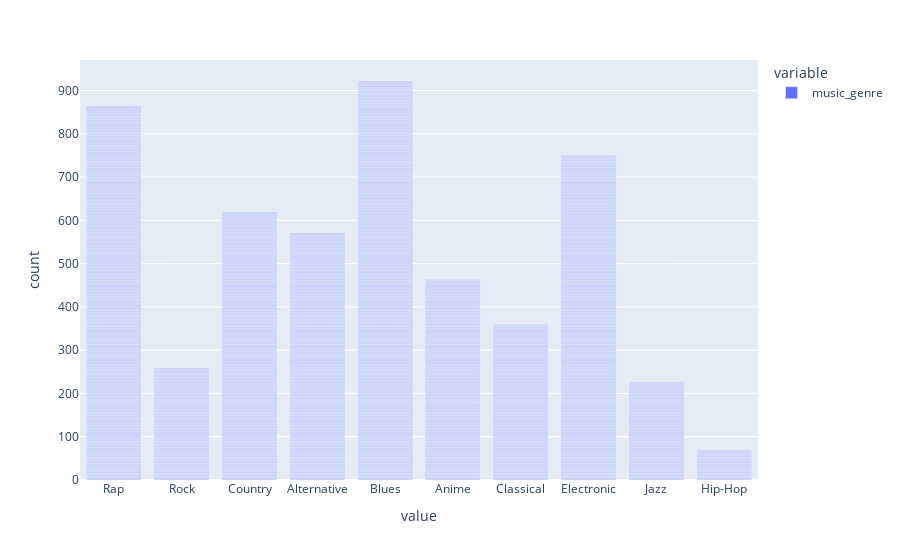

Notebook source saved alongside this figure:
### Code cell
px.bar(prediction['music_genre']) # 0.47 на каггле, больше всего блюза, ну да ладно

### Figure 1 — Plotly figure (JSON) as saved in the notebook; plotly's stock layout.template omitted (floating-point values rounded to 4 significant figures; data arrays with more than 128 entries replaced by an {"elided": "..."} marker saying what was removed)
{"data": [{"alignmentgroup": "True", "hovertemplate": "variable=music_genre<br>value=%{x}<br>count=%{y}<extra></extra>", "legendgroup": "music_genre", "marker": {"color": "#636efa", "pattern": {"shape": ""}}, "name": "music_genre", "offsetgroup": "music_genre", "orientation": "v", "showlegend": true, "textposition": "auto", "type": "bar", "x": {"elided": "5099 str values"}, "xaxis": "x", "y": {"elided": "5099 int values"}, "yaxis": "y"}], "layout": {"barmode": "relative", "legend": {"title": {"text": "variable"}, "tracegroupgap": 0}, "margin": {"t": 60}, "xaxis": {"anchor": "y", "domain": [0, 1], "title": {"text": "value"}}, "yaxis": {"anchor": "x", "domain": [0, 1], "title": {"text": "count"}}}}
